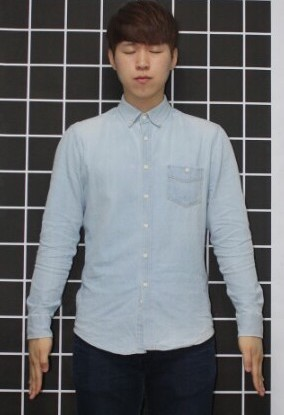
//> input picture BodySizeMeasurement/BodySizeMeasurement/image.jpeg, 284 x 415 px
$ ./main   (built with g++ and OpenCV 4)
//> lines starting //> are read from the running program, lines starting //| are printed output that depends on the picture; after the words box and inside, x2 and y2 are one past the last pixel; in counts of white or black regions, pixels touching at a corner belong together
//> further down, org_image is the input picture: 415 rows x 284 cols, CV_8UC3; mean B, G, R 111.5, 108.3, 106.3
### BodySizeMeasurement/BodySizeMeasurement/Ransac.h
#pragma once

#include <iostream>
#include <opencv/cv.hpp>
#include "LineData.h"

using namespace std;
using namespace cv;

bool find_in_samples(new_point *samples, int no_samples, new_point *data);
void get_samples(new_point *samples, int no_samples, new_point *data, int no_data);
int compute_model_parameter(new_point samples[], int no_samples, new_line &model);
double compute_distance(new_line &nline, new_point &x);
double model_verification(new_point *inliers, int *no_inliers, new_line &estimated_model, new_point *data, int no_data, double distance_threshold);
double ransac_line_fitting(new_point *data, int no_data, new_line &model, double distance_threshold);
new_line Ransac(vector<Point> contours, int s, int f, Scalar sc);

### BodySizeMeasurement/BodySizeMeasurement/BodyLineFitting.h
#pragma once

#include <iostream>
#include <opencv/cv.hpp>
#include "LineData.h"

using namespace std;
using namespace cv;

void drawInterPoint(Mat image, new_line line1, new_line line2, Scalar sc = Scalar(255, 255, 255));
void BodyLineFitting(Mat &src_image, vector<Point> contour);

### BodySizeMeasurement/BodySizeMeasurement/GridRecovery.h
#pragma once

#include <iostream>
#include <opencv/cv.hpp>
#include <opencv2/highgui.hpp>

using namespace std;
using namespace cv;

### BodySizeMeasurement/BodySizeMeasurement/BodyDetecting.h
#pragma once

#include <iostream>
#include <opencv/cv.hpp>

using namespace std;
using namespace cv;

void getBodyContour(Mat &src_image, Mat &dst_image);
void BodyDetecting(Mat &src_image, Mat &dst_image);

### BodySizeMeasurement/BodySizeMeasurement/LineData.h
#pragma once

struct new_point {
	double x;
	double y;
};

struct new_line {
	new_point sp;
	new_point mp;
};

### BodySizeMeasurement/BodySizeMeasurement/GrabCut.h
#pragma once

#include <iostream>
#include <opencv/cv.hpp>
#include "LineData.h"

using namespace std;
using namespace cv;

void Preprocess(Mat &src_image, Mat &dst_image);
void GrabCut(Mat &src_image, Mat &foreground_dst_image, Mat &background_dst_image, Mat &result_image);

### BodySizeMeasurement/BodySizeMeasurement/main.h
#pragma once

#include <iostream>
#include <opencv/cv.hpp>
#include <opencv2/highgui.hpp>

using namespace std;
using namespace cv;

### BodySizeMeasurement/BodySizeMeasurement/GrabCut.cpp
#include "GrabCut.h"

////////////////////////////////////////
// 침식 & 팽창 과정을 통해 흰색격자선을
// 뭉개서 검정배경에 신체형태만 남도록 처리
////////////////////////////////////////
void Preprocess(Mat & src_image, Mat & dst_image)
{

	dst_image = src_image.clone();
	erode(dst_image, dst_image, Mat(), Point(-1, -1), 6);
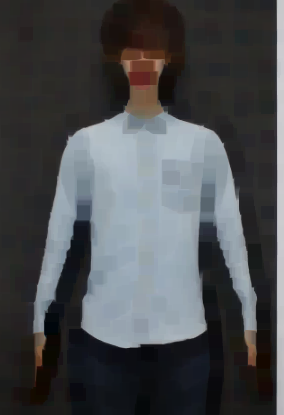
//> dst_image: 415 rows x 284 cols, CV_8UC3; mean B, G, R 79, 76.5, 74.4
	dilate(dst_image, dst_image, Mat(), Point(-1, -1), 6);
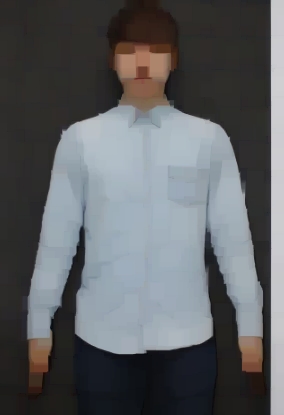
//> dst_image: 415 rows x 284 cols, CV_8UC3; mean B, G, R 98.6, 95.8, 93.4
}

////////////////////////////////////////
//그랩컷 알고리즘을 이용해 전경(신체)과 배경(격자) 분할
////////////////////////////////////////
void GrabCut(Mat & src_image, Mat & foreground_dst_image, Mat & background_dst_image, Mat & result_image)
{
	Mat pre_image;

	Preprocess(src_image, pre_image);

	Rect grabcut_image_range(0, 0, pre_image.cols - 31, pre_image.rows - 31);
//> grabcut_image_range = Rect(0, 0, 253, 384)

	Mat grabcut_result_image;
	Mat grabcut_background;
	Mat grabcut_background_model, grabcut_foreground_model;

	grabCut(pre_image, grabcut_result_image, grabcut_image_range, grabcut_background_model, grabcut_foreground_model, 5, GC_INIT_WITH_RECT);
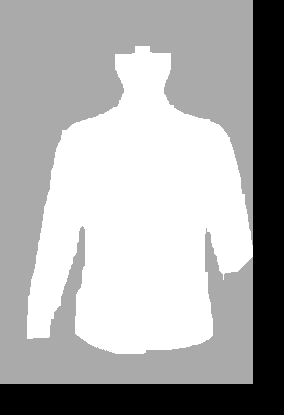
//> grabcut_result_image: 415 rows x 284 cols, CV_8UC1; min 0, max 3, mean 2.03; drawn with min black and max white
//> grabcut_background_model = 65 values, max 1652.6 at index 64, min 0.0423 at index 3, mean 195.7; grabcut_foreground_model = 65 values, max 1272.2 at index 38, min 0.0494 at index 0, mean 156.8

	compare(grabcut_result_image, GC_PR_BGD, grabcut_background, CMP_EQ);
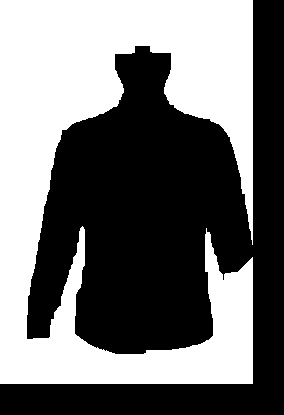
//> grabcut_background: 415 rows x 284 cols, CV_8UC1; 44.6% white; 1 white region, box (x1, y1, x2, y2) and area: (0, 0, 253, 384) 52602
	compare(grabcut_result_image, GC_PR_FGD, grabcut_result_image, CMP_EQ);
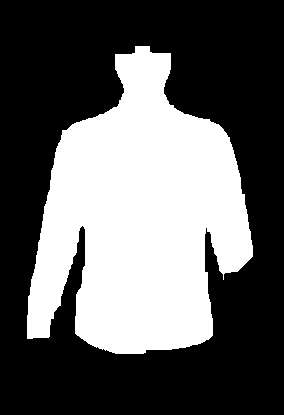
//> grabcut_result_image: 415 rows x 284 cols, CV_8UC1; 37.8% white; 1 white region, box (x1, y1, x2, y2) and area: (27, 46, 253, 354) 44550

	Mat grabcut_foreground_image(src_image.size(), CV_8UC3, Scalar(255, 255, 255));
	Mat grabcut_background_image = src_image.clone();
	src_image.copyTo(grabcut_foreground_image, grabcut_result_image);
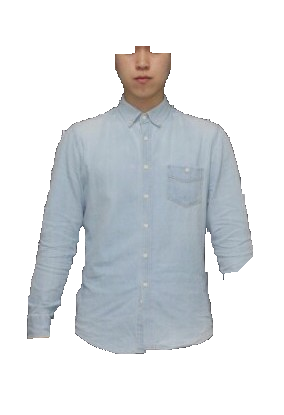
//> grabcut_foreground_image: 415 rows x 284 cols, CV_8UC3; mean B, G, R 226.4, 223.4, 220

	for (int i = 0; i<grabcut_background_image.rows; i++) {
		for (int j = 0; j<grabcut_background_image.cols; j++) {
			if (grabcut_result_image.at<uchar>(i, j) == 255) {
				grabcut_background_image.at<Vec3b>(i, j)[0] = 255;
				grabcut_background_image.at<Vec3b>(i, j)[1] = 255;
				grabcut_background_image.at<Vec3b>(i, j)[2] = 255;
			}
		}
	}
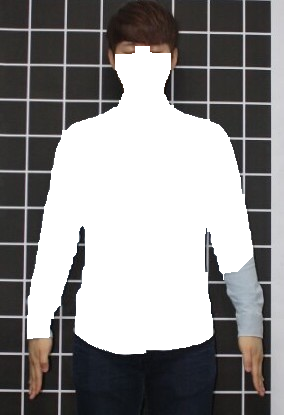
//> grabcut_background_image: 415 rows x 284 cols, CV_8UC3; mean B, G, R 140.1, 139.9, 141.3

	result_image = grabcut_result_image;
	foreground_dst_image = grabcut_foreground_image;
	background_dst_image = grabcut_background_image;

	imshow("foreground", foreground_dst_image);
	imshow("background", background_dst_image);
	imshow("grabcut", result_image);
}

### BodySizeMeasurement/BodySizeMeasurement/main.cpp
#include "main.h"
#include "GrabCut.h"
#include "BodyDetecting.h"
#include "GridRecovery.h"
#include "BodyLineFitting.h"

int main()
{
	Mat org_image = imread("image.jpeg");	//원본 이미지
	Mat org_image2 = org_image.clone();
	Mat foreground_image;	//이미지 전경
	Mat background_image;	//이미지 배경
	Mat grabcut_result_image;		//그랩컷 결과이미지
	Mat grid_recovery_image;	//격자점 복원 이미지
	vector<vector<Point>> grid_points;
	vector<Point> body_contour;

	imshow("orginal", org_image);

	//그랩컷(전처리(침식,팽창), 전경/배경 추출)
	GrabCut(org_image, foreground_image, background_image, grabcut_result_image);

	//배경처리
//> (the run ends here: the program needs code that is not available in this run, at `GridRecovery(background_image, grid_recovery_image, grid_points);`)
